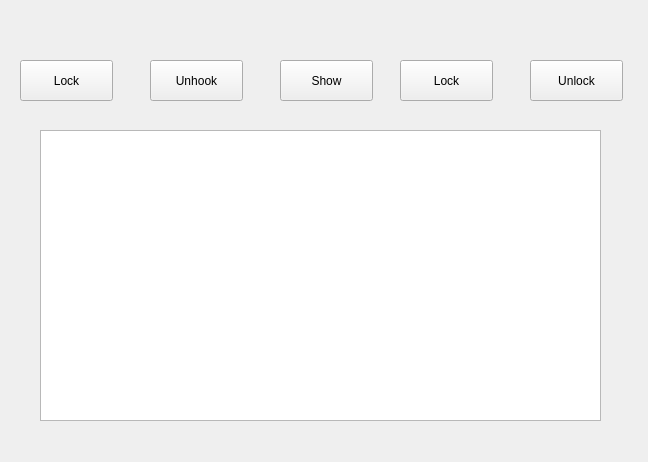
<?xml version="1.0" encoding="UTF-8"?>
<ui version="4.0">
 <class>Form</class>
 <widget class="QWidget" name="Form">
  <property name="geometry">
   <rect>
    <x>0</x>
    <y>0</y>
    <width>648</width>
    <height>462</height>
   </rect>
  </property>
  <property name="windowTitle">
   <string>Form</string>
  </property>
  <widget class="QPushButton" name="lock_button_2">
   <property name="geometry">
    <rect>
     <x>20</x>
     <y>60</y>
     <width>93</width>
     <height>41</height>
    </rect>
   </property>
   <property name="text">
    <string>Lock</string>
   </property>
  </widget>
  <widget class="QPushButton" name="unhook_button">
   <property name="geometry">
    <rect>
     <x>150</x>
     <y>60</y>
     <width>93</width>
     <height>41</height>
    </rect>
   </property>
   <property name="text">
    <string>Unhook</string>
   </property>
  </widget>
  <widget class="QPushButton" name="show_button">
   <property name="geometry">
    <rect>
     <x>280</x>
     <y>60</y>
     <width>93</width>
     <height>41</height>
    </rect>
   </property>
   <property name="text">
    <string>Show</string>
   </property>
  </widget>
  <widget class="QPushButton" name="lock_button">
   <property name="geometry">
    <rect>
     <x>400</x>
     <y>60</y>
     <width>93</width>
     <height>41</height>
    </rect>
   </property>
   <property name="text">
    <string>Lock</string>
   </property>
  </widget>
  <widget class="QPushButton" name="unlock_button">
   <property name="geometry">
    <rect>
     <x>530</x>
     <y>60</y>
     <width>93</width>
     <height>41</height>
    </rect>
   </property>
   <property name="text">
    <string>Unlock</string>
   </property>
  </widget>
  <widget class="QTextBrowser" name="textKeyboard">
   <property name="geometry">
    <rect>
     <x>40</x>
     <y>130</y>
     <width>561</width>
     <height>291</height>
    </rect>
   </property>
  </widget>
 </widget>
 <resources/>
 <connections/>
</ui>
